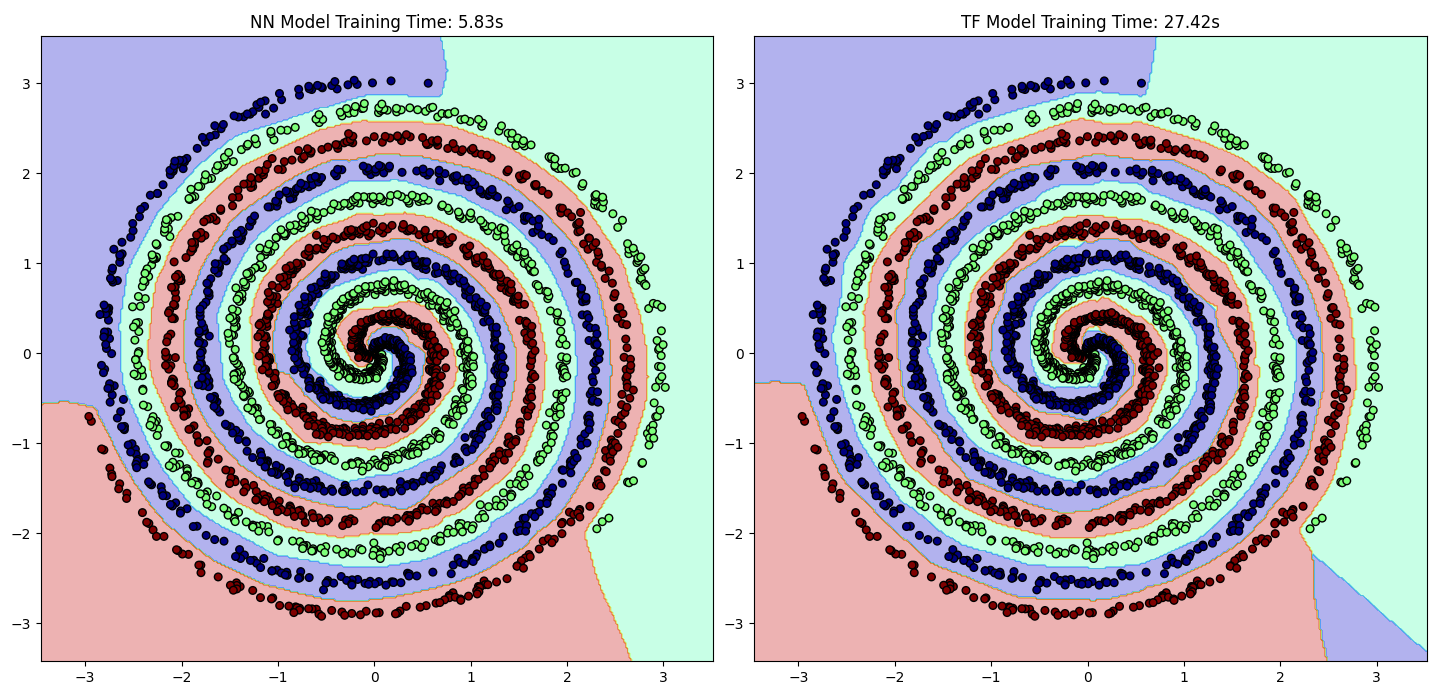

This figure's Python source:
from gc import callbacks
import numpy as np
import nn_lib as nn
import tensorflow as tf

import matplotlib.pyplot as plt

NUM_CLASSES = 3

def main():
    # Generate the data
    X, Y = create_spiral_data(samples=1000, classes=NUM_CLASSES)

    # Define the Model
    nn_model = nn.models.Sequential([
        nn.layers.Dense(64, activation='ReLU'), 
        nn.layers.Dense(32, activation='ReLU'), 
        nn.layers.Dense(3)  
    ], 
    loss="SoftmaxCCE", 
    optimizer='Adam', 
    optimizer_params={'learning_rate': 0.001},
    sample_axis=0
    )

    tf_model = tf.keras.Sequential([
        tf.keras.layers.Dense(64, activation='relu'), 
        tf.keras.layers.Dense(32, activation='relu'), 
        tf.keras.layers.Dense(3),
        tf.keras.layers.Softmax()
    ], )

    # Train neural network
    tf_model.compile(
        optimizer="adam",
        loss="categorical_crossentropy"
    )

    Y_one_hot = np.eye(NUM_CLASSES)[Y]
    
    # Train
    res = nn_model.train(X, Y_one_hot, epochs=1000, loss_threshold=0.001)

    start_time = tf.timestamp()
    tf_model.fit(X, Y_one_hot, epochs=1000, callbacks=[StopAtLossThreshold(0.001)])
    end_time = tf.timestamp()

    plot_data_comparison(X.T, Y, nn_model, tf_model, res['training_time'], end_time - start_time)


class StopAtLossThreshold(tf.keras.callbacks.Callback):
    def __init__(self, threshold):
        super(StopAtLossThreshold, self).__init__()
        self.threshold = threshold

    def on_epoch_end(self, epoch, logs=None):
        # Retrieve the current loss from the logs dictionary
        current_loss = logs.get('loss')
        
        if current_loss is not None:
            if current_loss <= self.threshold:
                print(f"\nLoss reached {current_loss:.4f}, which is below threshold {self.threshold}. Stopping training.")
                self.model.stop_training = True


def plot_data_comparison(X, Y, nn_model, tf_model, nn_training_time, tf_training_time):
    # Create side-by-side subplots
    fig, (ax1, ax2) = plt.subplots(1, 2, figsize=(16, 7.5))

    # Call the modified function twice
    plot_data(X, Y, nn_model, ax=ax1, sample_axis=1)
    ax1.set_title(f"NN Model Training Time: {nn_training_time:.2f}s")

    plot_data(X, Y, tf_model, ax=ax2, sample_axis=0)
    ax2.set_title(f"TF Model Training Time: {tf_training_time:.2f}s")

    plt.tight_layout()
    plt.show()


def plot_data(X, Y, model, ax=None, sample_axis=1):
    # If no axis is provided (standalone call), create one
    if ax is None:
        fig, ax = plt.subplots(figsize=(8, 8))

    # Define the grid boundaries (using your specific X indexing)
    x_min, x_max = X[0, :].min() - 0.5, X[0, :].max() + 0.5
    y_min, y_max = X[1, :].min() - 0.5, X[1, :].max() + 0.5
    h = 0.02

    # Create the meshgrid 
    xx, yy = np.meshgrid(np.arange(x_min, x_max, h),
                        np.arange(y_min, y_max, h))

    grid_points = np.c_[xx.ravel(), yy.ravel()]

    # Forward pass and Argmax (using your axis=0 logic)
    Z_raw = model.predict(grid_points)
    Z = np.argmax(Z_raw, axis=1) 
        
    Z = Z.reshape(xx.shape)

    # Plot onto the specific axis
    ax.contourf(xx, yy, Z, cmap='jet', alpha=0.3)
    ax.scatter(X[0, :], X[1, :], c=Y, s=30, cmap='jet', edgecolors='k')

    ax.set_xlim(xx.min(), xx.max())
    ax.set_ylim(yy.min(), yy.max())


def create_spiral_data(samples, classes):
    X = np.zeros((samples * classes, 2))
    y = np.zeros(samples * classes, dtype='uint8')
    for j in range(classes):
        ix = range(samples * j, samples * (j + 1))
        r = np.linspace(0.05, 3.05, samples)
        # Calculate the starting angle for this class (evenly spaced around 2*pi)
        start_angle = j * (2 * np.pi / classes)
        twist = 6 * np.pi

        t = np.linspace(start_angle, start_angle + twist, samples) + np.random.randn(samples) * 0.2        
        X[ix] = np.c_[r * np.sin(t), r * np.cos(t)]
        y[ix] = j
    return X, y


if __name__ == '__main__':
    main()
